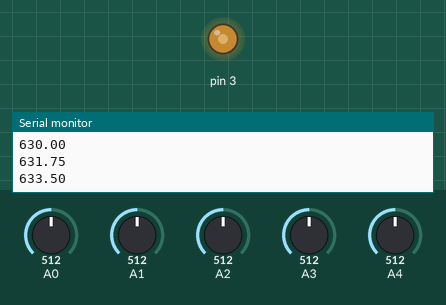
Bench run of a sketch on a simulated Arduino Uno, built with avr-gcc and run on an emulated ATmega328P. Shown: output pins drawn as LEDs (lit = HIGH), the last lines printed to the serial monitor. The test bench sets the inputs (shaded band); at power-on: A0 = 512, A4 = 512, A1 = 512, A3 = 512, A2 = 512.

Above: at 1.2 s.
1.3 s: A0 set to 716
At 1.65 s:
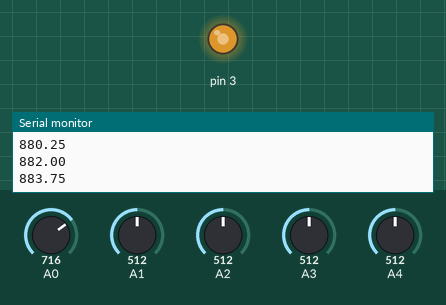
4.3 s: A4 set to 716
At 5.2 s:
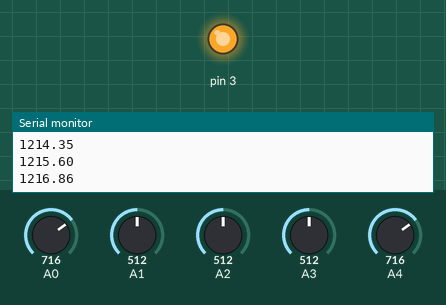
7.3 s: A1 set to 30
10.3 s: A3 set to 992
13.3 s: A1 set to 306
16.3 s: A3 set to 30
At 17.1 s:
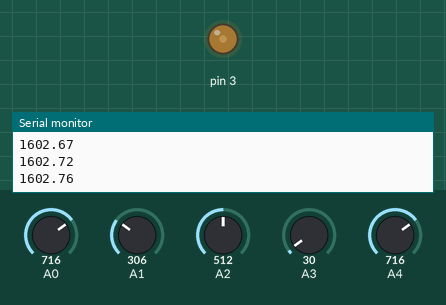
Timing chart, 0 to 20.3 s (numbered marks = the images above; inputs shaded):
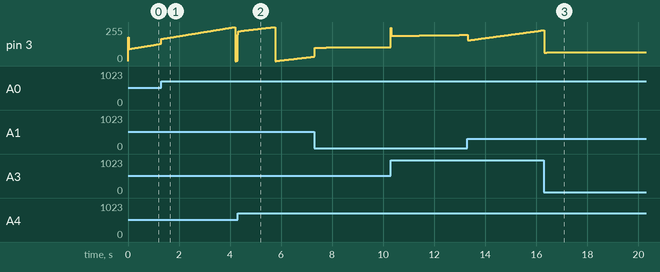

The sketch:

controlPID.ino
```cpp
/*
    Controlador PID
    Roberto Cadena Vega

    Este es un ejemplo de implementación de un controlador PID con fines
    educativos. No lo recomendaria para un sistema practico, mucho menos uno
    industrial.

    No se han implementado algoritmos avanzados para mejorar su rendimiento,
    debido a que oscureceria la implementación del PID.
*/

// Variables a calcular
float integral = 0.0;
float error_anterior = 0.0;
float error, salida;
// Variables a leer
float entrada, referencia;
float kp, ki, kd;
// Valor en Volts de offset
float offset = 3.5;
// Valor en Volts de alimentacion
float alimentacion = 5.0;


// Rutina de inicializacion
void setup() {
    // Se inixializa el puerto serial a 9600 baud
    Serial.begin(9600);
    kp = 1;
    ki = 0;
    kd = 0;
}

// Ciclo de trabajo
void loop() {
    // Lectura de valores de calibración y entradas del sistema
    kp = analogRead(A0) / 4.0;
    delay(2);
    ki = analogRead(A1) / 1024.0;
    delay(2);
    kd = analogRead(A2) / 4.0;
    delay(2);
    referencia = analogRead(A3) / 1024.0 * alimentacion + offset;
    delay(2);
    entrada = analogRead(A4) / 1024.0 * alimentacion;
    delay(2);

    // Calculo de error
    error = referencia - entrada;
    // y de la integral del error
    integral = integral + error;

    // Calculo de salida del controlador
    salida = kp*error + kd*(error - error_anterior) + ki*integral;
    if (salida < 0.0 ) {
        salida = 0.0;
    }
    // Se guarda el valor del error en una variable global
    error_anterior = error;

    // Se manda la salida del sistema por puerto serial y por puerto PWM
    Serial.println(salida);
    analogWrite(3, salida/alimentacion);
}
```
